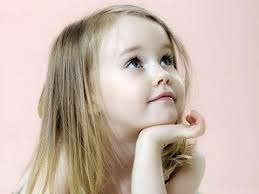
#> input picture data/images/little_girl.jpg, 259 x 194 px
$ jupyter execute 4.canny.ipynb
#> lines starting #> are read from the running program, lines starting #| are printed output that depends on the picture; after the words box and inside, x2 and y2 are one past the last pixel; in counts of white or black regions, pixels touching at a corner belong together
[cell 1]
import cv2
import numpy as np
import matplotlib.pyplot as plt

[cell 2]
img = cv2.imread('../data/images/little_girl.jpg')
#> img is the input picture: shape (194, 259, 3); mean B, G, R 175.4, 186.3, 204.4
edges = cv2.Canny(img, 100, 200)
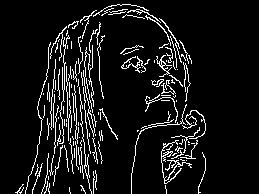
#> edges: shape (194, 259); 8.4% white in thin lines or dots, all inside (x1, y1, x2, y2) = (15, 4, 206, 194)

plt.figure(figsize=(10,5))

plt.subplot(121)
plt.imshow(cv2.cvtColor(img, cv2.COLOR_BGR2RGB))
plt.title('Original Image')
plt.axis('off')

plt.subplot(122)
plt.imshow(edges, cmap='gray')
plt.title('Edge Detection')
plt.axis('off')

plt.tight_layout()
plt.show()
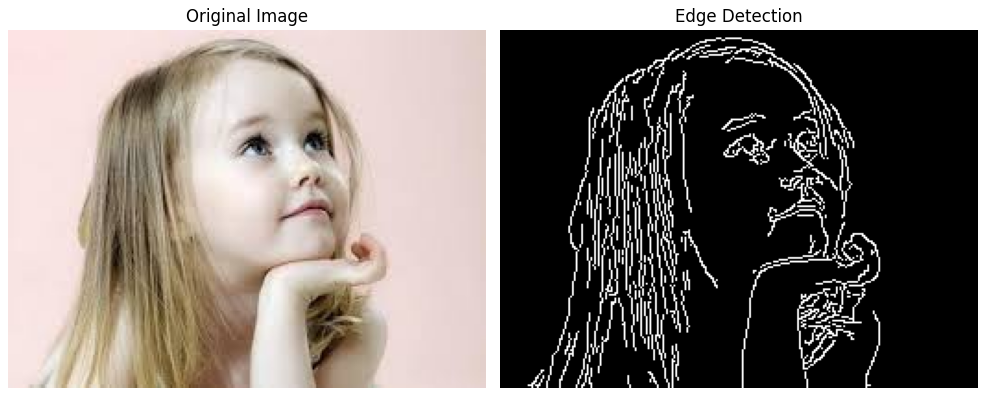
#> figure drawn by matplotlib, 2 panels
